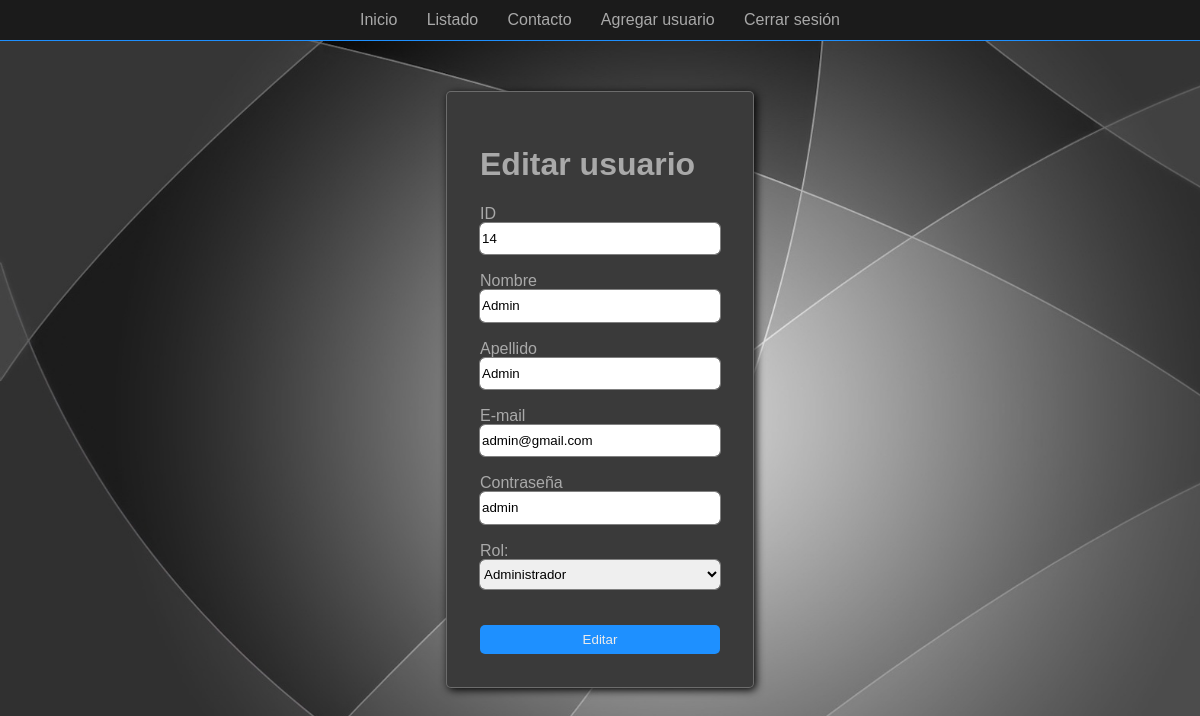
Page /views/usuarios/formularioUsuarios.php?id=14 (signed in) on the committed database.
### tables this page shows
CREATE TABLE `usuarios` (
  `id` int(11) NOT NULL,
  `nombre` varchar(100) NOT NULL,
  `apellido` varchar(100) NOT NULL,
  `email` varchar(100) NOT NULL,
  `password` varchar(100) NOT NULL,
  `id_rol` int(11) NOT NULL
);

### views/usuarios/formularioUsuarios.php (the view, shortened to what this page needs)
<?php
include("../../includes/db.php");
if (isset($_GET["id"])) {
    $id = $_GET["id"];
    $query = $conn->prepare("SELECT * FROM usuarios WHERE id = ?");
    $query->bind_param("i", $id);
    $query->execute();
    $resultado = $query->get_result();
    $usuario = $resultado->fetch_object();
} else {
}
?>
<!DOCTYPE html>
<html lang="en">
<head>
    <link rel="stylesheet" href="../../styles/style.css">
</head>
<body class="scroll-over">
<?php include("../../includes/navbar.php");?>
    <form class="form-user" action="../../controllers/usuarios/operacionesUsuarios.php?operacion=<?php echo (isset($_GET["id"])) ? "editar" : "nuevo" ?>" method="POST">
        <?php if (isset($_GET["id"])) { ?>
        <h1>Editar usuario</h1>
        <?php } else { ?>
        <h1>Nuevo usuario</h1>
        <?php } ?>
        <?php if (isset($_GET["id"])) { ?>
        <label>ID</label>
        <input type="number" name="id" value="<?php echo $usuario->id?>" readonly><br>
        <?php } ?>
        <label>Nombre</label>
        <input type="text" name="nombre" value="<?php echo (isset($_GET["id"])) ? $usuario->nombre : "" ?>"><br>
        <label>Apellido</label>
        <input type="text" name="apellido" value="<?php echo (isset($_GET["id"])) ? $usuario->apellido : "" ?>"><br>
        <label>E-mail</label>
        <input type="email" name="email" value="<?php echo (isset($_GET["id"])) ? $usuario->email : "" ?>"><br>
        <label>Contraseña</label>
        <input type="text" name="password" value="<?php echo (isset($_GET["id"])) ? $usuario->password : "" ?>"><br>
        <label>Rol:</label>
        <select name="id_rol" id="id_rol">
            <?php
            if ($usuario->id_rol=="1") { ?>
                <option value="1">Administrador</option>
            <?php } else { ?>
                <option value="2">Empleado</option>
                <option value="1">Adminsitrador</option>
            <?php } ?>
        </select>
        <br><br>
        <?php if (isset($_GET["id"])) { ?>
        <input type="submit" value="Editar">
        <?php } else { ?>
        <input type="submit" value="Añadir">
        <?php } ?>
    </form>
</body>
</html>

### styles/style.css (style rules this page uses)
body { padding: 0px; margin: 0px; background-color: rgb(58, 58, 58); font-family: sans-serif; color: darkgray; background-image: url("images/fondo.jpg"); background-size: cover; background-attachment: fixed; }
label:nth-of-type(1) { grid-area: email; }
input[name="email"] { grid-area: email; }
label:nth-of-type(2) { grid-area: contraseña; }
input[name="password"] { grid-area: contraseña; }
input[type="submit"] { grid-area: submit; }
.scroll-over { overflow: hidden; }
.form-user { display: flex; flex-direction: column; background-color: rgb(58, 58, 58); width: 20%; margin: 50px auto; padding: 33px; box-shadow: 2px 2px 9px #000; border-radius: 5px; border: 1px solid rgba(128, 128, 128, 0.719); }
.form-user input, .form-user select { height: 2.2em; border-radius: 5px; outline: none; border: none; outline: 1px solid gray; }
.form-user input[type="submit"] { background-color: dodgerblue; border-radius: 5px; color: rgb(235, 235, 235); cursor: pointer; outline: none; transition: all 0.25s ease; }

### rows in the picture
usuarios: id "14", nombre "Admin", apellido "Admin", email "admin@gmail.com", password "admin", id_rol "Administrador"
